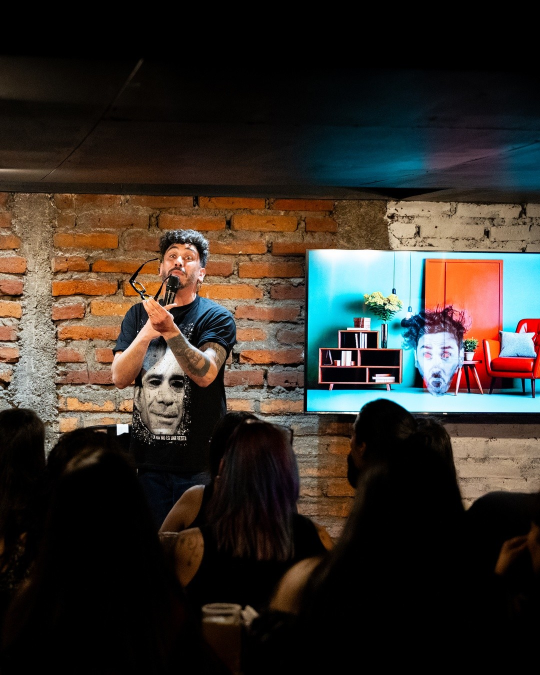
#> input picture google/show-escenario.jpg, 1080 x 1350 px, found by its file name (shown at 1/2 size)
$ python bg.py
#> lines starting #> are read from the running program, lines starting #| are printed output that depends on the picture
from PIL import Image, ImageFilter
import numpy as np
from scipy import ndimage
W,H=1920,1080; rng=np.random.default_rng(7)
src=Image.open('/root/kairus-media/google/show-escenario.jpg').convert('RGB')
#> src is the input picture: PIL image 1080x1350 RGB; mean R, G, B 54.6, 47.9, 41.3
src=src.resize((1920,2400)).crop((0,60,1920,1140)).filter(ImageFilter.GaussianBlur(34))
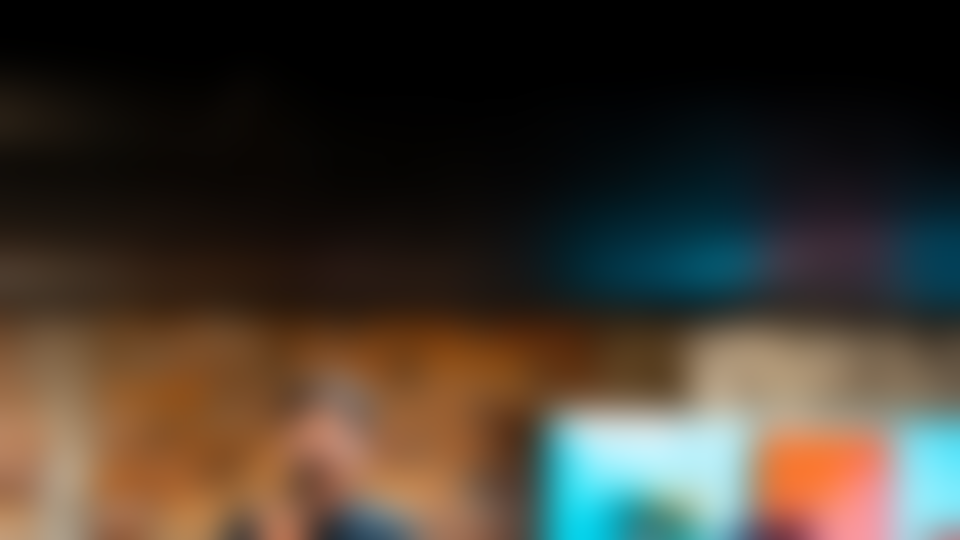
#> src: PIL image 1920x1080 RGB (shown at 1/2 size); mean R, G, B 65.2, 56.9, 46.9
L=np.array(src.convert('L')).astype(float)/255
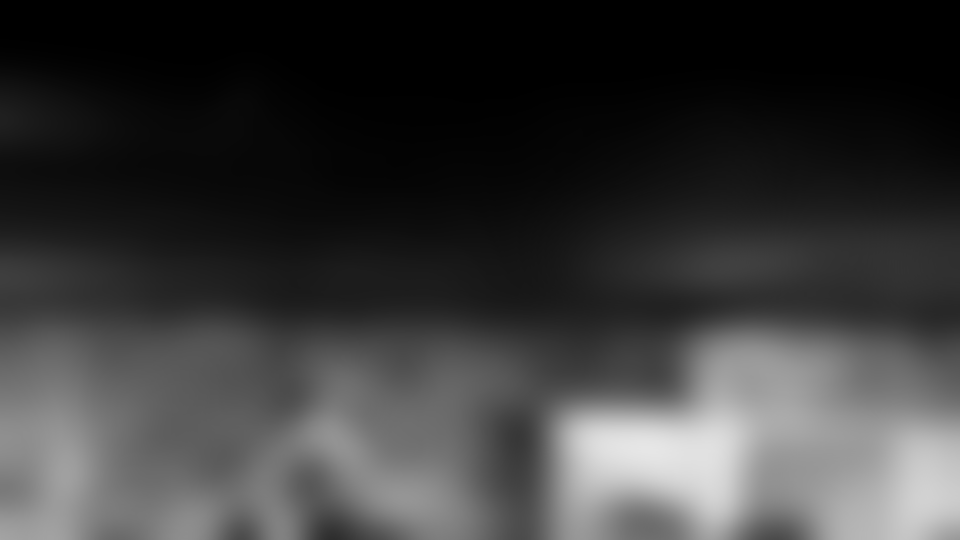
#> L: shape (1080, 1920) float64 (shown at 1/2 size); min 0, max 0.902, mean 0.228
lo=np.array([10,6,14]); hi=np.array([78,44,94])
base=lo+(hi-lo)*np.clip(L*1.4,0,1)[...,None]
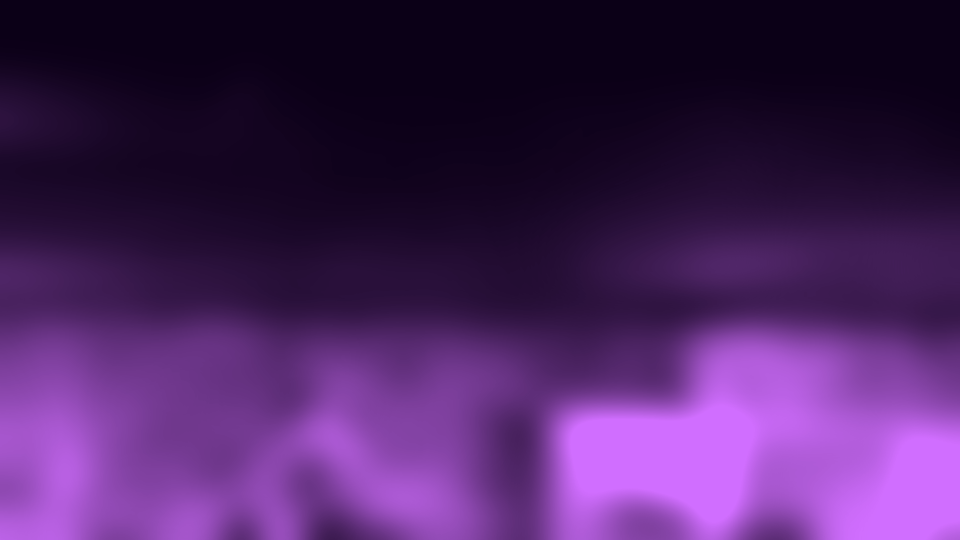
#> base: shape (1080, 1920, 3) float64 (shown at 1/2 size); mean of channels 0, 1, 2 31.4, 18, 39.2; drawn with min black and max white
yy,xx=np.mgrid[0:H,0:W]
def blob(cx,cy,rx,ry,c,k):
    d=((xx-cx)/rx)**2+((yy-cy)/ry)**2; return np.exp(-d)[...,None]*np.array(c)*k
base+=blob(560,360,560,380,(206,120,240),0.36)
base+=blob(1650,80,520,300,(206,120,240),0.12)
base+=blob(150,40,420,260,(255,200,170),0.10)
# haces de luz
beams=np.zeros((H,W))
for x0,ang,w in [(430,0.22,90),(820,-0.18,110),(1180,-0.32,70)]:
    xl=x0+(yy)*np.tan(ang); beams+=np.exp(-((xx-xl)/(w+yy*0.18))**2)*np.clip(1-yy/1000,0,1)
base+=ndimage.gaussian_filter(beams,8)[...,None]*np.array([235,215,235])*0.16
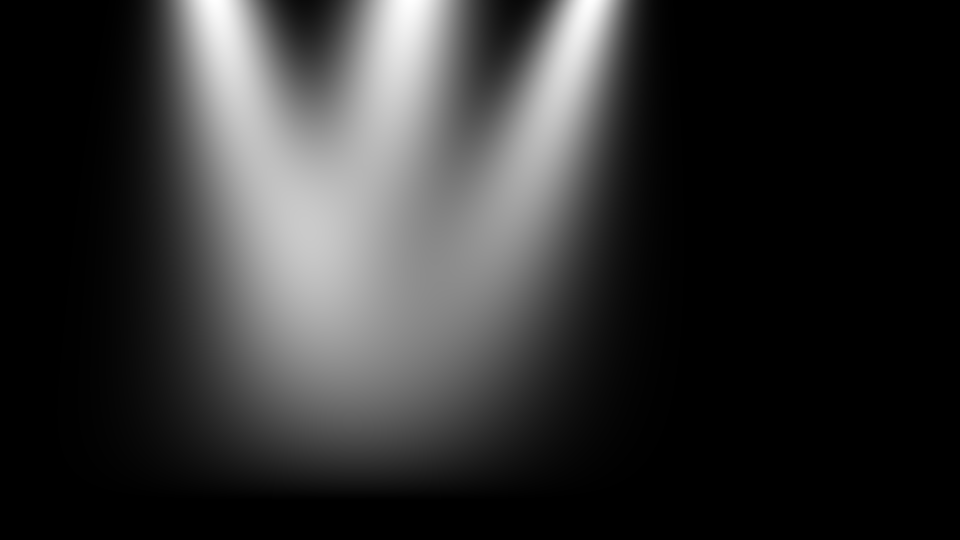
#> beams: shape (1080, 1920) float64 (shown at 1/2 size); min 0, max 1, mean 0.192
# bokeh
bk=np.zeros((H,W,3))
for _ in range(55):
    x,y=rng.uniform(0,W),rng.uniform(0,H*0.8); r=rng.uniform(6,34)
    c=np.array([206,120,240]) if rng.random()<0.6 else np.array([250,225,210])
    m=(((xx-x)**2+(yy-y)**2)<r*r).astype(float); bk+=m[...,None]*c*rng.uniform(0.05,0.18)
bk=ndimage.gaussian_filter(bk,(3,3,0)); base+=bk
# viñeta
v=1-0.55*np.clip(((xx-W*0.4)/(W*0.75))**2+((yy-H*0.45)/(H*0.8))**2,0,1); base*=v[...,None]
#> after `base *= v[..., None]`:
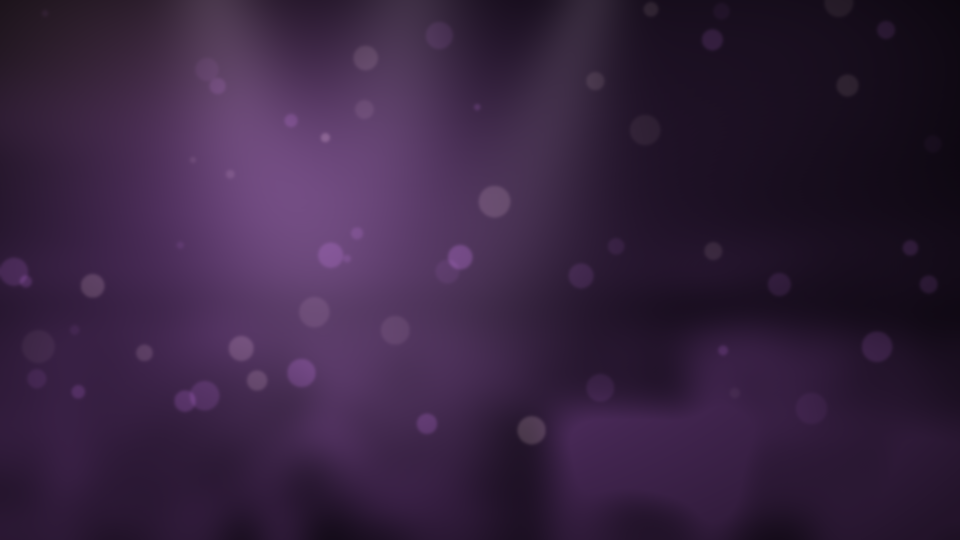
#> base: shape (1080, 1920, 3) float64 (shown at 1/2 size); mean of channels 0, 1, 2 54.8, 34.3, 64.1; drawn as R, G, B
Image.fromarray(np.clip(base,0,255).astype('uint8')).save('fx/bg.png')
# niebla (humo) RGBA
n=sum(ndimage.gaussian_filter(rng.random((H//4,W//4)),s)*w for s,w in [(30,1),(12,.6),(5,.3)])
n=(n-n.min())/(n.max()-n.min()); n=np.array(Image.fromarray((n*255).astype('uint8')).resize((W,H),Image.BICUBIC)).astype(float)/255
for name,k,band in [('haze1',0.55,(520,1080)),('haze2',0.8,(700,1080))]:
    g=np.clip((yy-band[0])/(band[1]-band[0]),0,1)
    a=np.clip((n**1.6)*g*k,0,1)*255
    col=np.zeros((H,W,4)); col[...,:3]=[92,58,112]; col[...,3]=a
    Image.fromarray(col.astype('uint8'),'RGBA').save(f'fx/{name}.png')
#> this loop made 2 passes
#> pass 1, `Image.fromarray(col.astype('uint8'),'RGBA').save(f'fx/{name}.png')`:
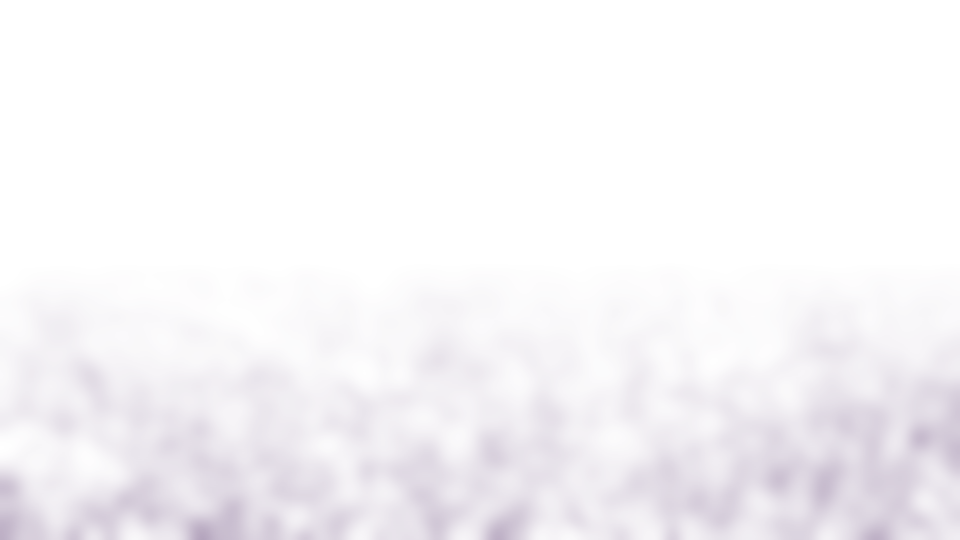
#> saved as haze1.png: PIL image 1920x1080 RGBA (shown at 1/2 size); mean R, G, B, A 92, 58, 112, 12.3; transparent parts drawn white
# fuga de luz superior
lk=np.zeros((H,W,4)); g=np.exp(-(((xx-0)/520)**2+((yy-0)/360)**2))
lk[...,:3]=[255,170,200]; lk[...,3]=g*120; Image.fromarray(lk.astype('uint8'),'RGBA').save('fx/leak.png')
#> after `lk[..., :3] = [255, 170, 200]`:
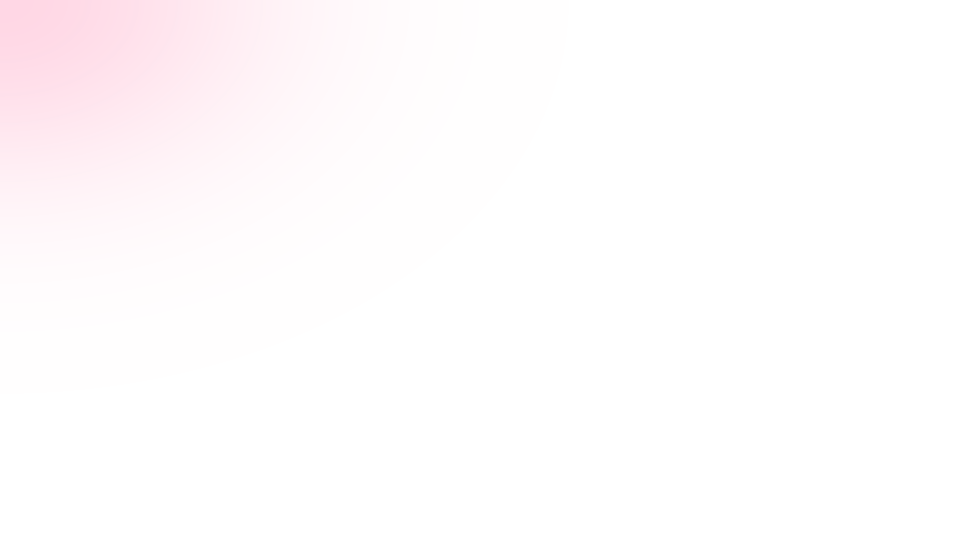
#> saved as leak.png: PIL image 1920x1080 RGBA (shown at 1/2 size); mean R, G, B, A 255, 170, 200, 8.3; transparent parts drawn white
print('ok')

$ run again, with google/ambiente-neon.jpg copied over google/show-escenario.jpg
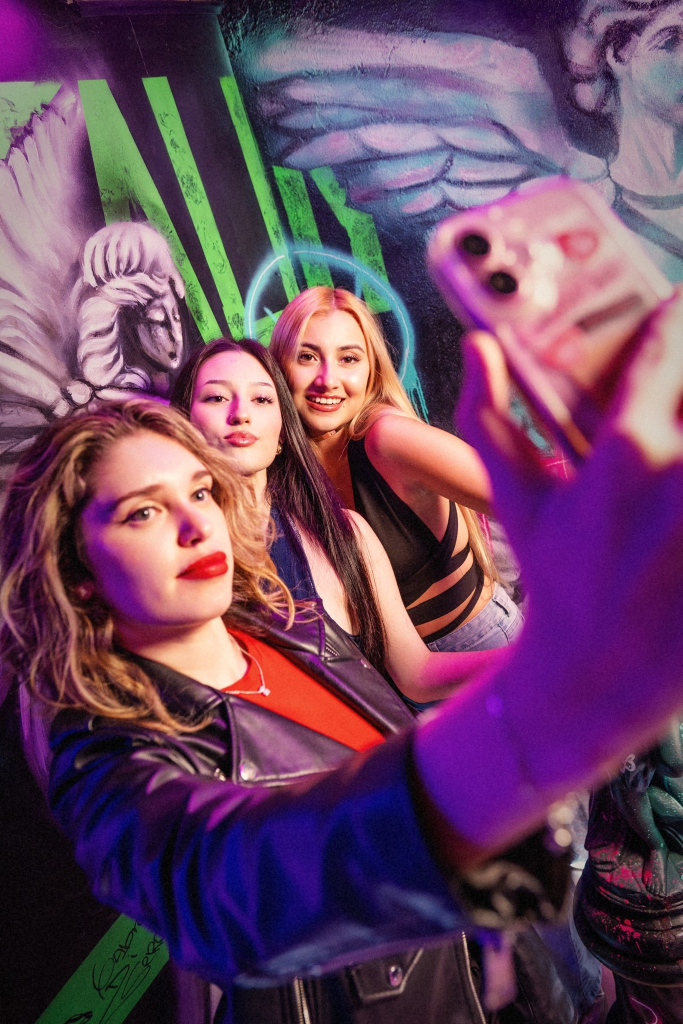
#> input picture google/ambiente-neon.jpg, 1365 x 2048 px, found by its file name (shown at 1/2 size)
#> src is the input picture: PIL image 1365x2048 RGB; mean R, G, B 107.5, 70.5, 97.1
#> src: PIL image 1920x1080 RGB
#> `L=np.array(src.convert('L')).astype(float)/255`:
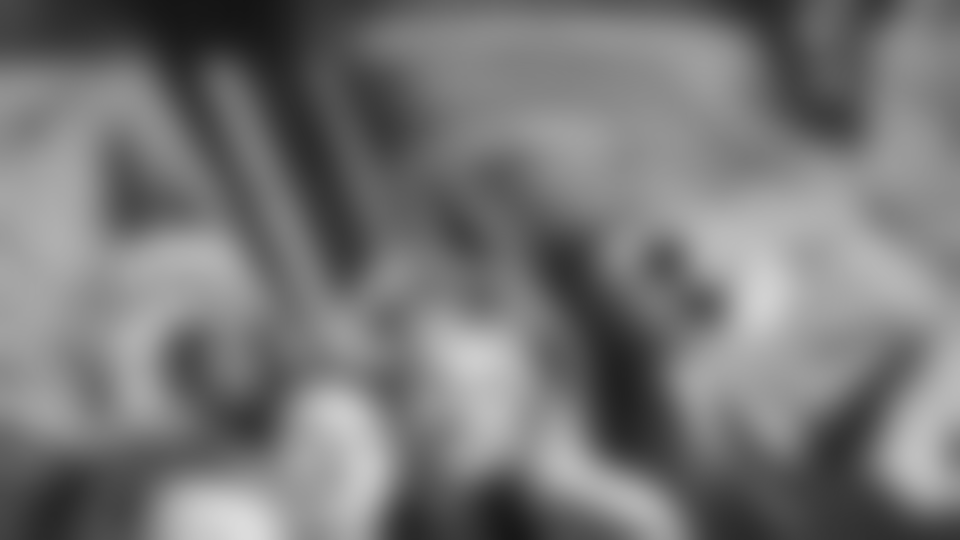
#> L: shape (1080, 1920) float64 (shown at 1/2 size); min 0.0745, max 0.859, mean 0.464
#> `base *= v[..., None]`:
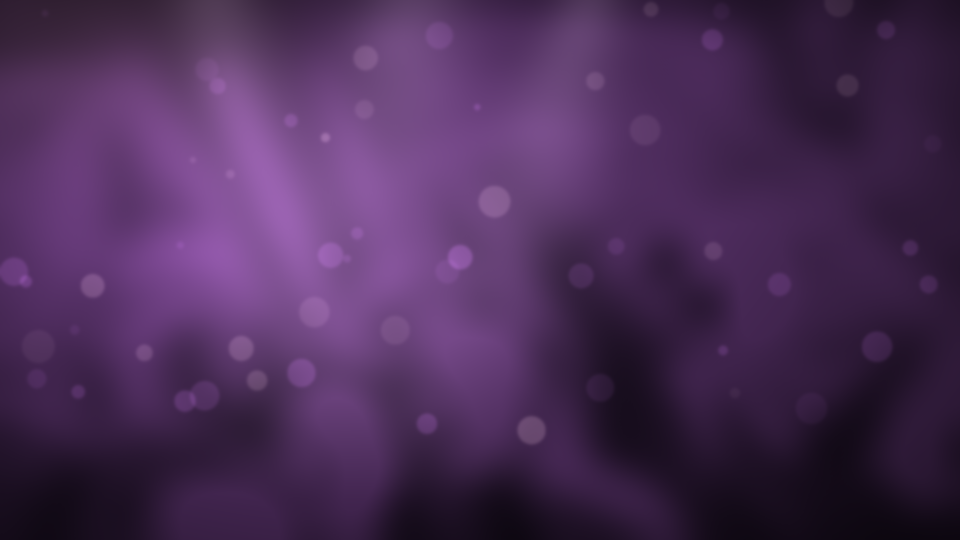
#> base: shape (1080, 1920, 3) float64 (shown at 1/2 size); mean of channels 0, 1, 2 74.8, 45.5, 87.6; drawn as R, G, B

$ run again, with google/burger-amigas.jpg copied over google/show-escenario.jpg
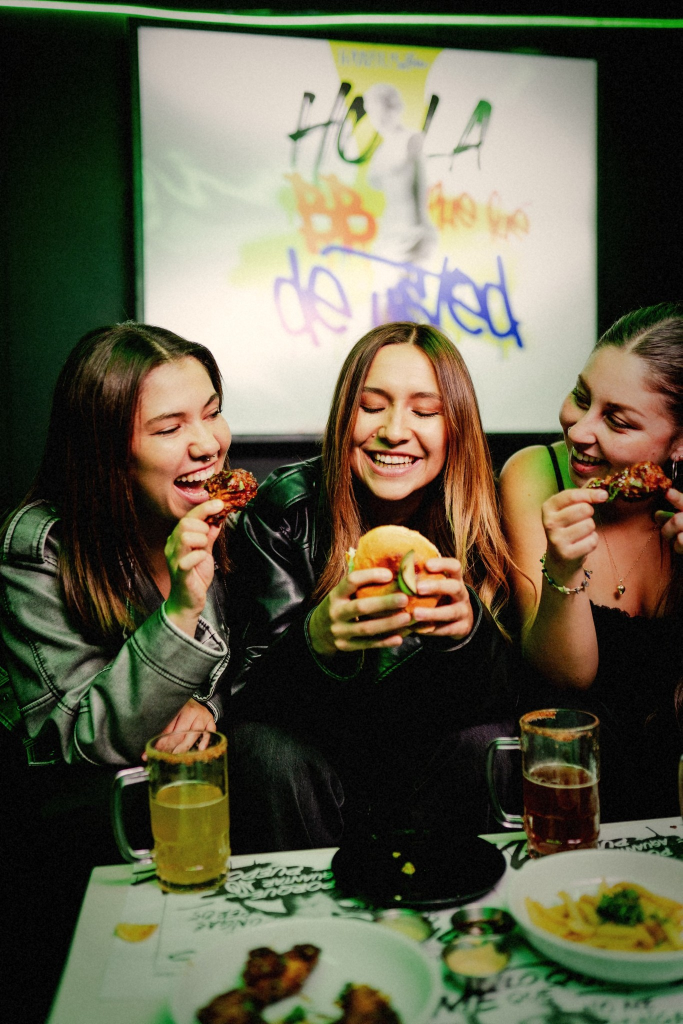
#> input picture google/burger-amigas.jpg, 1365 x 2048 px, found by its file name (shown at 1/2 size)
#> src is the input picture: PIL image 1365x2048 RGB; mean R, G, B 98.1, 94.5, 74.4
#> src: PIL image 1920x1080 RGB
#> `base *= v[..., None]`:
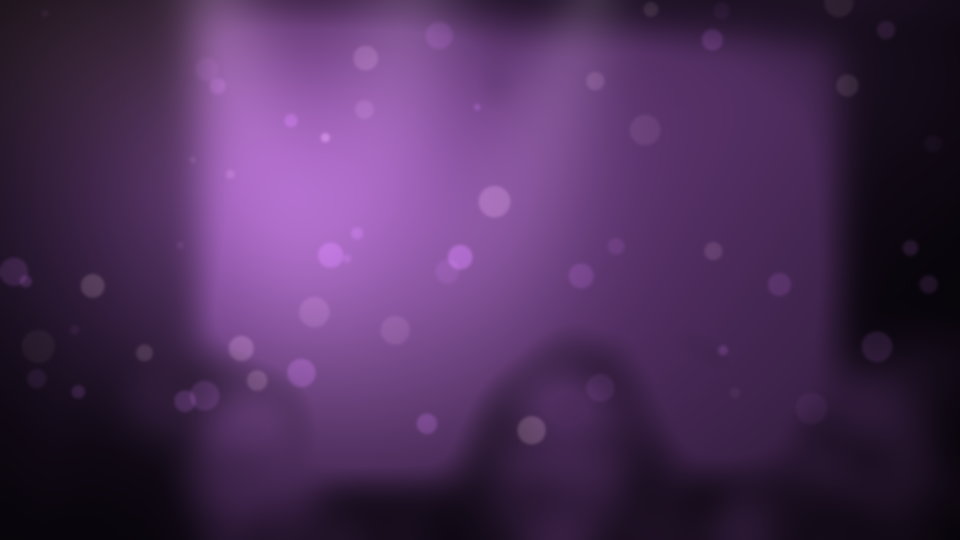
#> base: shape (1080, 1920, 3) float64 (shown at 1/2 size); mean of channels 0, 1, 2 75.8, 46.1, 88.7; drawn as R, G, B
